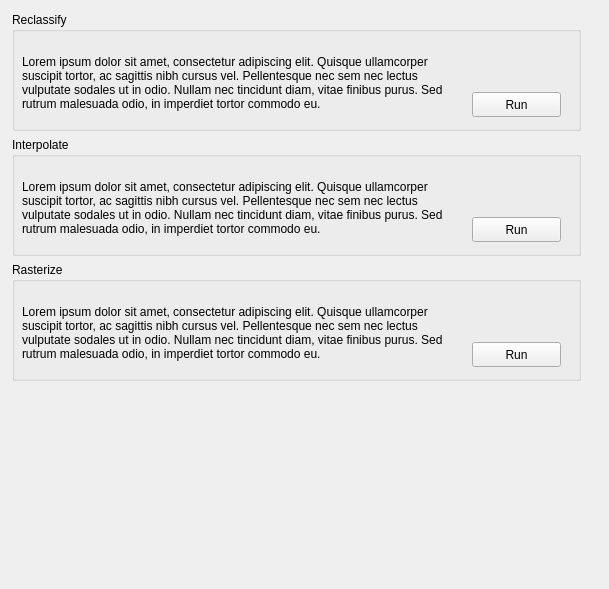
         <widget class="QWidget" name="scrollAreaWidgetContents_4">
          <property name="enabled">
           <bool>true</bool>
          </property>
          <property name="geometry">
           <rect>
            <x>0</x>
            <y>0</y>
            <width>609</width>
            <height>589</height>
           </rect>
          </property>
          <property name="sizePolicy">
           <sizepolicy hsizetype="Expanding" vsizetype="Expanding">
            <horstretch>0</horstretch>
            <verstretch>0</verstretch>
           </sizepolicy>
          </property>
          <layout class="QVBoxLayout" name="verticalLayout_3">
           <property name="sizeConstraint">
            <enum>QLayout::SetMinAndMaxSize</enum>
           </property>
           <item>
            <widget class="QWidget" name="widget_2" native="true">
             <property name="enabled">
              <bool>true</bool>
             </property>
             <widget class="QGroupBox" name="groupBox_12">
              <property name="geometry">
               <rect>
                <x>1</x>
                <y>251</y>
                <width>569</width>
                <height>119</height>
               </rect>
              </property>
              <property name="title">
               <string>Rasterize</string>
              </property>
              <property name="flat">
               <bool>false</bool>
              </property>
              <widget class="QLabel" name="label_22">
               <property name="geometry">
                <rect>
                 <x>10</x>
                 <y>30</y>
                 <width>441</width>
                 <height>81</height>
                </rect>
               </property>
               <property name="styleSheet">
                <string notr="true">font: italic 11pt &quot;Ubuntu&quot;;</string>
               </property>
               <property name="inputMethodHints">
                <set>Qt::ImhNone</set>
               </property>
               <property name="text">
                <string>Lorem ipsum dolor sit amet, consectetur adipiscing elit. Quisque ullamcorper suscipit tortor, ac sagittis nibh cursus vel. Pellentesque nec sem nec lectus vulputate sodales ut in odio. Nullam nec tincidunt diam, vitae finibus purus. Sed rutrum malesuada odio, in imperdiet tortor commodo eu. </string>
               </property>
               <property name="wordWrap">
                <bool>true</bool>
               </property>
              </widget>
              <widget class="QPushButton" name="pushButton_22">
               <property name="geometry">
                <rect>
                 <x>460</x>
                 <y>80</y>
                 <width>89</width>
                 <height>25</height>
                </rect>
               </property>
               <property name="text">
                <string>Run</string>
               </property>
              </widget>
             </widget>
             <widget class="QGroupBox" name="groupBox_10">
              <property name="geometry">
               <rect>
                <x>1</x>
                <y>1</y>
                <width>569</width>
                <height>119</height>
               </rect>
              </property>
              <property name="title">
               <string>Reclassify</string>
              </property>
              <property name="flat">
               <bool>false</bool>
              </property>
              <widget class="QLabel" name="label_20">
               <property name="geometry">
                <rect>
                 <x>10</x>
                 <y>30</y>
                 <width>441</width>
                 <height>81</height>
                </rect>
               </property>
               <property name="styleSheet">
                <string notr="true">font: italic 11pt &quot;Ubuntu&quot;;</string>
               </property>
               <property name="inputMethodHints">
                <set>Qt::ImhNone</set>
               </property>
               <property name="text">
                <string>Lorem ipsum dolor sit amet, consectetur adipiscing elit. Quisque ullamcorper suscipit tortor, ac sagittis nibh cursus vel. Pellentesque nec sem nec lectus vulputate sodales ut in odio. Nullam nec tincidunt diam, vitae finibus purus. Sed rutrum malesuada odio, in imperdiet tortor commodo eu. </string>
               </property>
               <property name="wordWrap">
                <bool>true</bool>
               </property>
              </widget>
              <widget class="QPushButton" name="pushButton_20">
               <property name="geometry">
                <rect>
                 <x>460</x>
                 <y>80</y>
                 <width>89</width>
                 <height>25</height>
                </rect>
               </property>
               <property name="text">
                <string>Run</string>
               </property>
              </widget>
             </widget>
             <widget class="QGroupBox" name="groupBox_11">
              <property name="geometry">
               <rect>
                <x>1</x>
                <y>126</y>
                <width>569</width>
                <height>119</height>
               </rect>
              </property>
              <property name="title">
               <string>Interpolate</string>
              </property>
              <property name="flat">
               <bool>false</bool>
              </property>
              <widget class="QLabel" name="label_21">
               <property name="geometry">
                <rect>
                 <x>10</x>
                 <y>30</y>
                 <width>441</width>
                 <height>81</height>
                </rect>
               </property>
               <property name="styleSheet">
                <string notr="true">font: italic 11pt &quot;Ubuntu&quot;;</string>
               </property>
               <property name="inputMethodHints">
                <set>Qt::ImhNone</set>
               </property>
               <property name="text">
                <string>Lorem ipsum dolor sit amet, consectetur adipiscing elit. Quisque ullamcorper suscipit tortor, ac sagittis nibh cursus vel. Pellentesque nec sem nec lectus vulputate sodales ut in odio. Nullam nec tincidunt diam, vitae finibus purus. Sed rutrum malesuada odio, in imperdiet tortor commodo eu. </string>
               </property>
               <property name="wordWrap">
                <bool>true</bool>
               </property>
              </widget>
              <widget class="QPushButton" name="pushButton_21">
               <property name="geometry">
                <rect>
                 <x>460</x>
                 <y>80</y>
                 <width>89</width>
                 <height>25</height>
                </rect>
               </property>
               <property name="text">
                <string>Run</string>
               </property>
              </widget>
             </widget>
            </widget>
           </item>
          </layout>
         </widget>
